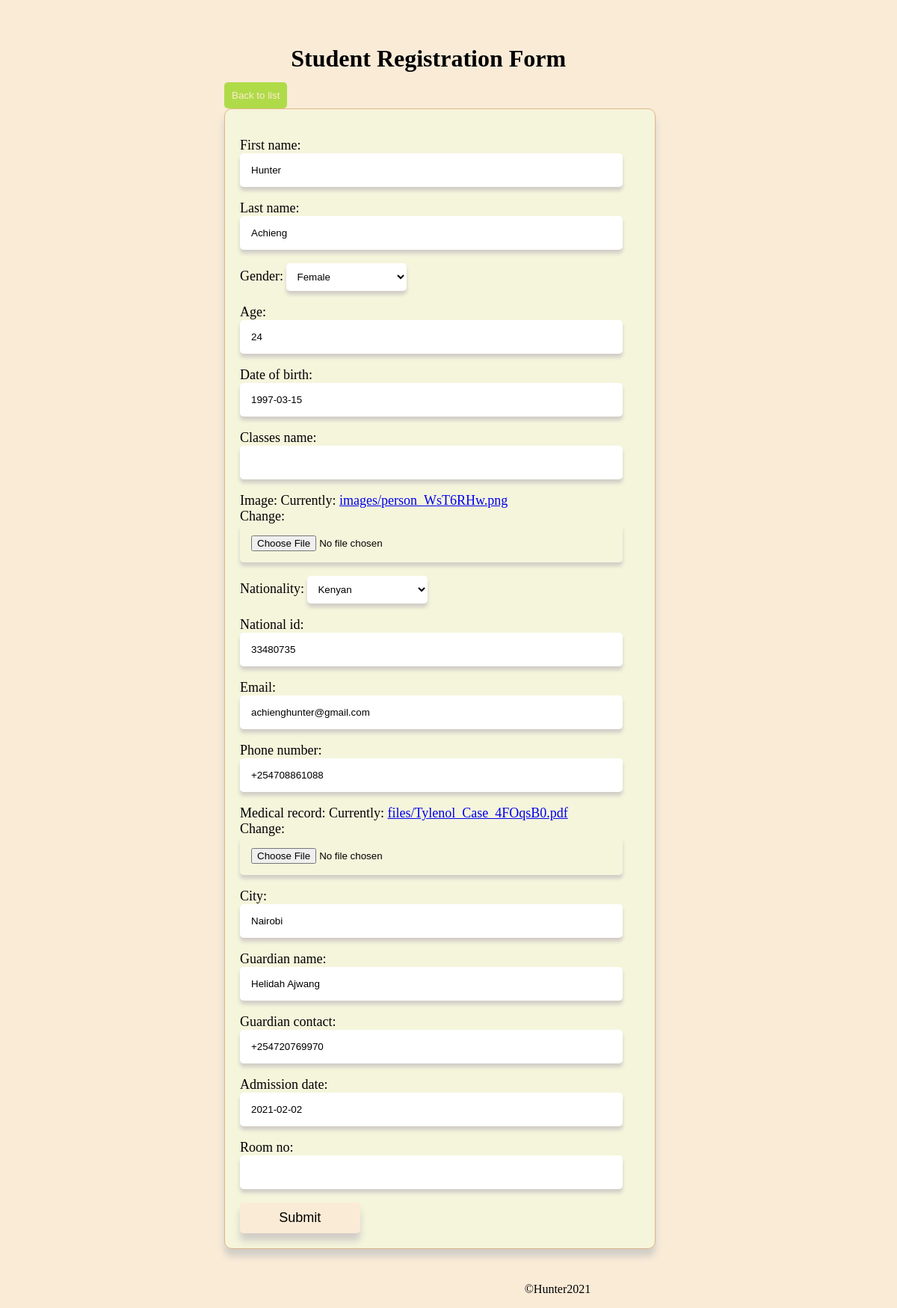
The app's page /student/edit/1/ with its own data.
### student/models.py (models this page shows)
class Student(models.Model):
    first_name = models.CharField(max_length=12)
    last_name = models.CharField(max_length=20)
    gender_choice =((u'F',u'Female'),(u'M',u'Male'),(u'O',u'Others'))
    gender = models.CharField(max_length=10,choices=gender_choice)
    age = models.PositiveSmallIntegerField(default=None)
    date_of_birth = models.DateField(default=None, null=True)
    classes_name = models.CharField(max_length =10, default=None,null=True, blank=True)
    image = models.ImageField(default=None,upload_to= "images/")
    nationality_choice = ((u'K',u'Kenyan'),(u'U',u'Ugandan'),(u'R',u'Rwandan'),(u'S',u'Sudan'),(u'S',u'South Sudan'))
    nationality = models.CharField(max_length=10,choices=nationality_choice,default=None, null=True)
    national_id = models.CharField(max_length=20, default=None, null=True)
    email = models.EmailField(default=None,null=True)
    phone_number = models.CharField(max_length=14, default=None,null=True)
    medical_record = models.FileField(default=None, upload_to="files/", null=True)
    city =models.CharField(max_length=15, default=None, null=True)
    guardian_name = models.CharField(max_length= 20, default=None, null=True)
    guardian_contact = models.CharField(max_length=14, default=None, null=True)
    admission_date = models.DateField(default=None, null=True)
    room_no = models.SmallIntegerField(default=None, null=True, blank=True)

### student/views.py (the view)
# urls.py: path("edit/<int:id>/", edit_student, name="edit_student"),
def edit_student(request,id):
    student = Student.objects.get(id=id)
    if request.method == "POST":
        form = StudentRegistrationForm(request.POST, instance=student)
        if form.is_valid():
            form.save()
    else:
        form = StudentRegistrationForm(instance=student)
        return render(request, "edit_student.html", {"form":form})

### student/forms.py
class StudentRegistrationForm(forms.ModelForm):
    class Meta:
        model = Student
        fields = "__all__"

### student/templates/edit_student.html (shortened to what this page needs)
<!DOCTYPE html>
<html lang="en">
<head>
</head>
<body>
    <h1>Student Registration Form</h1>
    <button id="back"><a href="{%url 'student_list'%}">Back to list</a></button>
    <form method="POST" enctype="multipart/form-data">
        {{form.as_p}}
        <input type="submit" id="submit"></input>
    </form>
    <footer>
        <p>&copy;Hunter2021</p>
    </footer>
</body>
</html>

### student/templates/edit_student.html (style rules this page uses)
body { margin-left: 25%; margin-top: 5%; background-color: antiquewhite; }
h1 { margin-left: 10%; }
form { border: 1px groove burlywood; box-shadow: 0px 10px 10px rgb(209, 205, 199); width: 60%; padding: 20px; background-color: beige; border-radius: 10px; font-size: 18px; margin-bottom: 5%; }
#submit { padding: 10px; border: transparent; background-color:antiquewhite ; width: 30%; font-size: 18px; border-radius: 5px; box-shadow: 0px 10px 10px rgb(209, 205, 199); }
footer { text-align: center; }
input { width:90%; padding: 15px; box-shadow: 0px 5px 5px rgb(209, 205, 199); border: transparent; border-radius: 5px; }
select { width: 30%; padding: 10px; border: transparent; background-color: white; border-radius: 5px; box-shadow: 0px 5px 5px rgb(209, 205, 199); }
#back { background-color: rgb(175, 219, 73); border: transparent; padding: 10px; border-radius: 5px; margin-top: -2%; }
#back a { text-decoration: none; color: blanchedalmond; }

### records on screen
Student: first_name "Hunter", last_name "Achieng", gender "Female", age "24", date_of_birth "1997-03-15", nationality "Kenyan", national_id "33480735", email "achienghunter@gmail.com", phone_number "+254708861088", city "Nairobi", guardian_name "Helidah Ajwang", guardian_contact "+254720769970", admission_date "2021-02-02"
